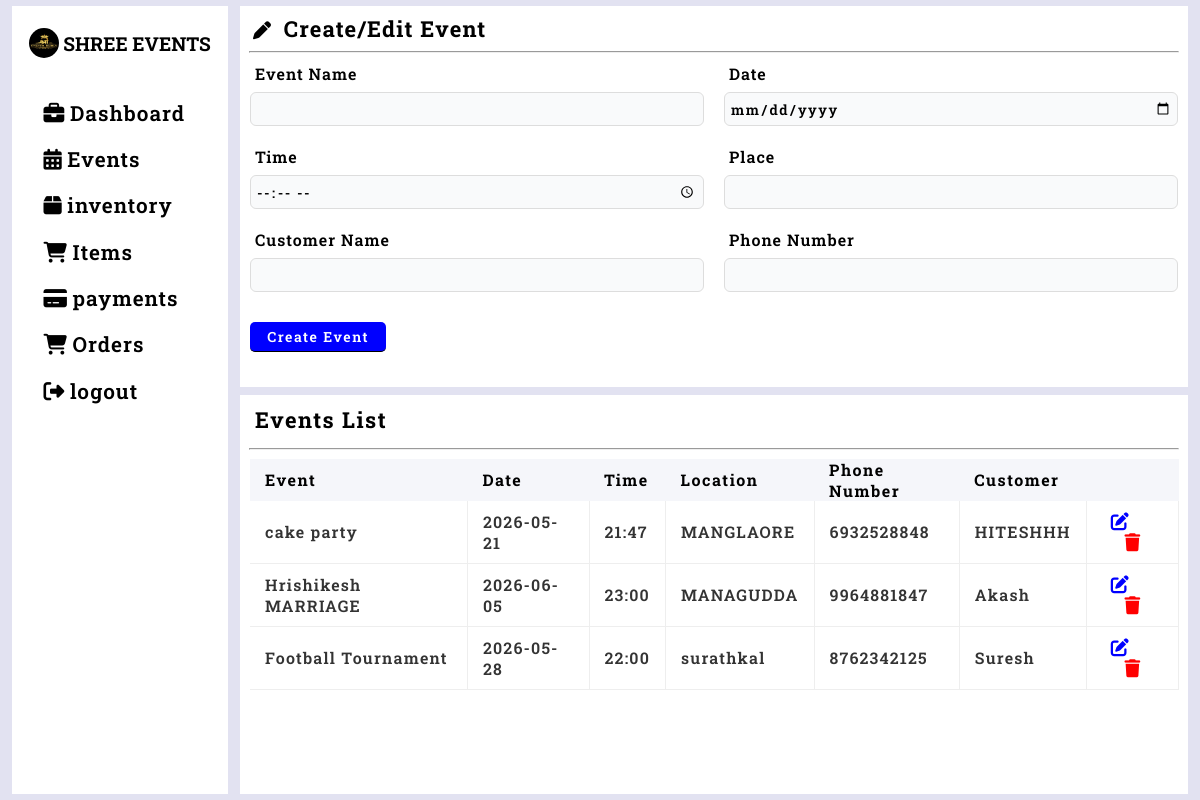
The page /events (signed in) on the database as committed earlier.
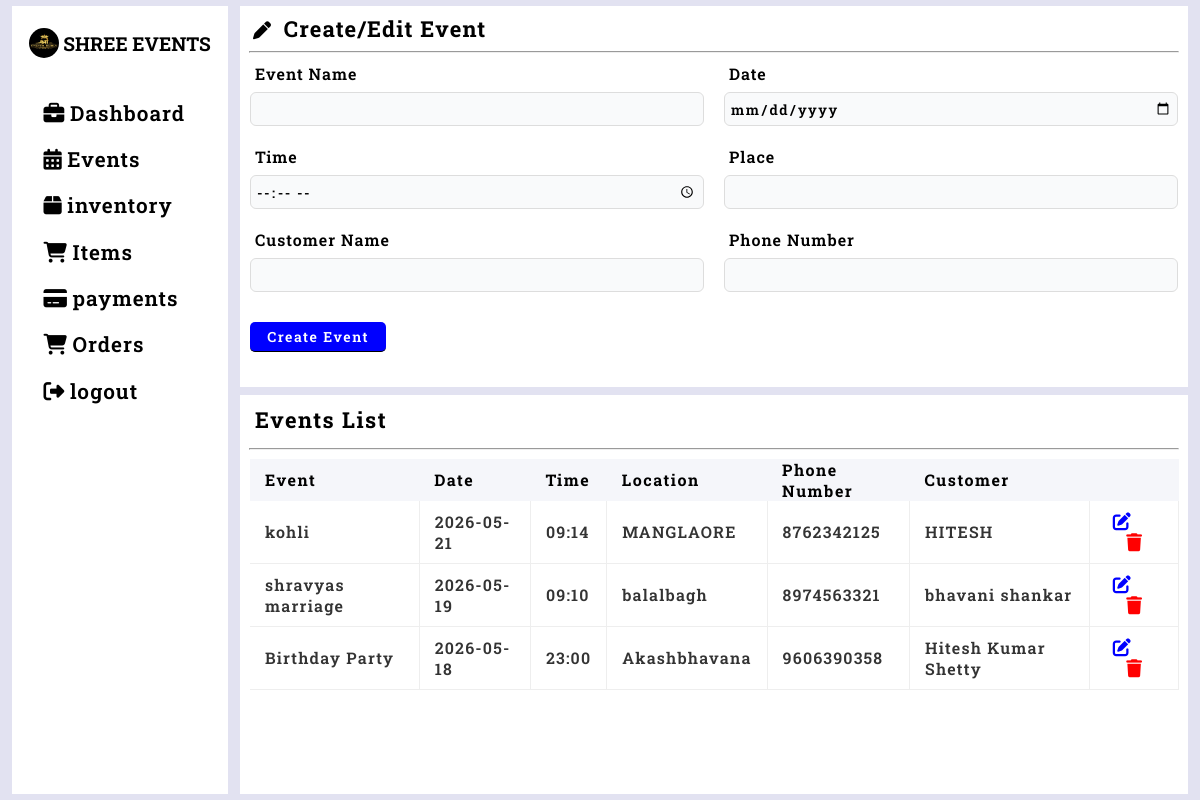
The same page on the database as committed later.
### tables this page shows
CREATE TABLE events(event_id INTEGER PRIMARY KEY AUTOINCREMENT,
                event_name TEXT NOT NULL,
                event_date DATETIME NOT NULL,
                event_time DATETIME NOT NULL,
                place TEXT NOT NULL,
                cust TEXT NOT NULL,
                status TEXT DEFAULT 'pending',
                event_status TEXT DEFAULT 'upcoming',
                phone_number INTEGER NOT NULL
                );

### events.py (the view, shortened to what this page needs)
@events_app.route('/events',methods=['GET','POST'])
def events_fn():
    try:
        if 'user' in session:
            edit_data=None
            list_data=events_list()
            tdate=str(date.today())
            return render_template('events.html',list_data=list_data,edit_data=edit_data,tdate=tdate)
        else:
            return redirect(url_for('home'))
    except Exception as e:
        print(e)
        return("Unexpected Error")
        return redirect(url_for('home'))

### database.py (called while the page is built)
def get_connection():
    con=sqlite3.connect("database.db",timeout=30,check_same_thread=False)
    return con

def events_list():
    con=get_connection()
    cursor=con.cursor()
    cursor.execute("SELECT event_id,event_name,event_date,event_time,place,cust,phone_number FROM events WHERE event_date>=DATE('now') ORDER BY event_id DESC")
    events_li=cursor.fetchall()
    con.commit()
    con.close()
    return events_li

### templates/events.html (shortened to what this page needs)
{% extends "base.html" %}
{% block content %}
<div class="event-creation-container">
  <h2>
    <i class="fa-solid fa-pen"
       style="margin-right: 5px; font-size: 18px; margin-left: 5px"></i>
    Create/Edit Event
  </h2>
  <hr />
  <form method="post">
    <div class="form-container">
      <label>Event Name</label>
      <input type="text" name="eventname"
        value="{{edit_data.name if edit_data else ''}}" required />
    </div>
    <div class="form-container">
      <label>Date</label>
      <input type="date" name="date" min="{{tdate}}"
        value="{{edit_data.date if edit_data else ''}}" required />
    </div>
    <div class="form-container">
      <label>Time</label>
      <input type="time" name="time"
        value="{{edit_data.time if edit_data else ''}}" required />
    </div>
    <div class="form-container">
      <label>Place</label>
      <input type="text" name="place"
        value="{{edit_data.place if edit_data else ''}}" required />
    </div>
    <div class="form-container">
      <label>Customer Name</label>
      <input type="text" name="cust"
        value="{{edit_data.cust if edit_data else ''}}" required />
    </div>
    <div class="form-container">
      <label>Phone Number</label>
      <input type="tel" name="phone" maxlength="10"
        pattern="[0-9]{10}"
        value="{{edit_data.phone if edit_data else ''}}" required>
    </div>
    <div class="form-btn">
      {% if edit_data %}
      <input type="submit" value="Update Event" name="update" />
      {% else %}
      <input type="submit" value="Create Event" name="create" />
      {% endif %}
    </div>
  </form>
</div>
<div class="event-upcoming-list">
  <h2>Events List</h2>
  <hr />
  <div class="upcoming-event-table">
    <table>
      <thead>
        <tr>
          <th>Event</th>
          <th>Date</th>
          <th>Time</th>
          <th>Location</th>
          <th>Phone Number</th>
          <th>Customer</th>
          <th></th>
        </tr>
      </thead>
      <tbody>
        {% for e in list_data %}
        <tr>
          <td>{{e[1]}}</td>
          <td>{{e[2]}}</td>
          <td>{{e[3]}}</td>
          <td>{{e[4]}}</td>
          <td>{{e[6]}}</td>
          <td>{{e[5]}}</td>
          <td class="action">
            <form method="post">
              <button type="submit" name="edit">
                <i class="fa-solid fa-pen-to-square"></i>
              </button>
              <button type="submit" name="delete"
                onclick="return confirm('Are you sure you want to delete this event?')">
                <i class="fa-solid fa-trash"></i>
              </button>
            </form>
          </td>
        </tr>
        {% endfor %}
      </tbody>
    </table>
  </div>
</div>
{% endblock %}

Rows that differ between the two databases and show on the page:
removed events: event_name "cake party", event_date "2026-05-21", event_time "21:47", place "MANGLAORE", phone_number "6932528848", cust "HITESHHH"
removed events: event_name "Hrishikesh MARRIAGE", event_date "2026-06-05", event_time "23:00", place "MANAGUDDA", phone_number "9964881847", cust "Akash"
removed events: event_name "Football Tournament", event_date "2026-05-28", event_time "22:00", place "surathkal", phone_number "8762342125", cust "Suresh"
added events: event_name "kohli", event_date "2026-05-21", event_time "09:14", place "MANGLAORE", phone_number "8762342125", cust "HITESH"
added events: event_name "shravyas marriage", event_date "2026-05-19", event_time "09:10", place "balalbagh", phone_number "8974563321", cust "bhavani shankar"
added events: event_name "Birthday Party", event_date "2026-05-18", event_time "23:00", place "Akashbhavana", phone_number "9606390358", cust "Hitesh Kumar Shetty"
